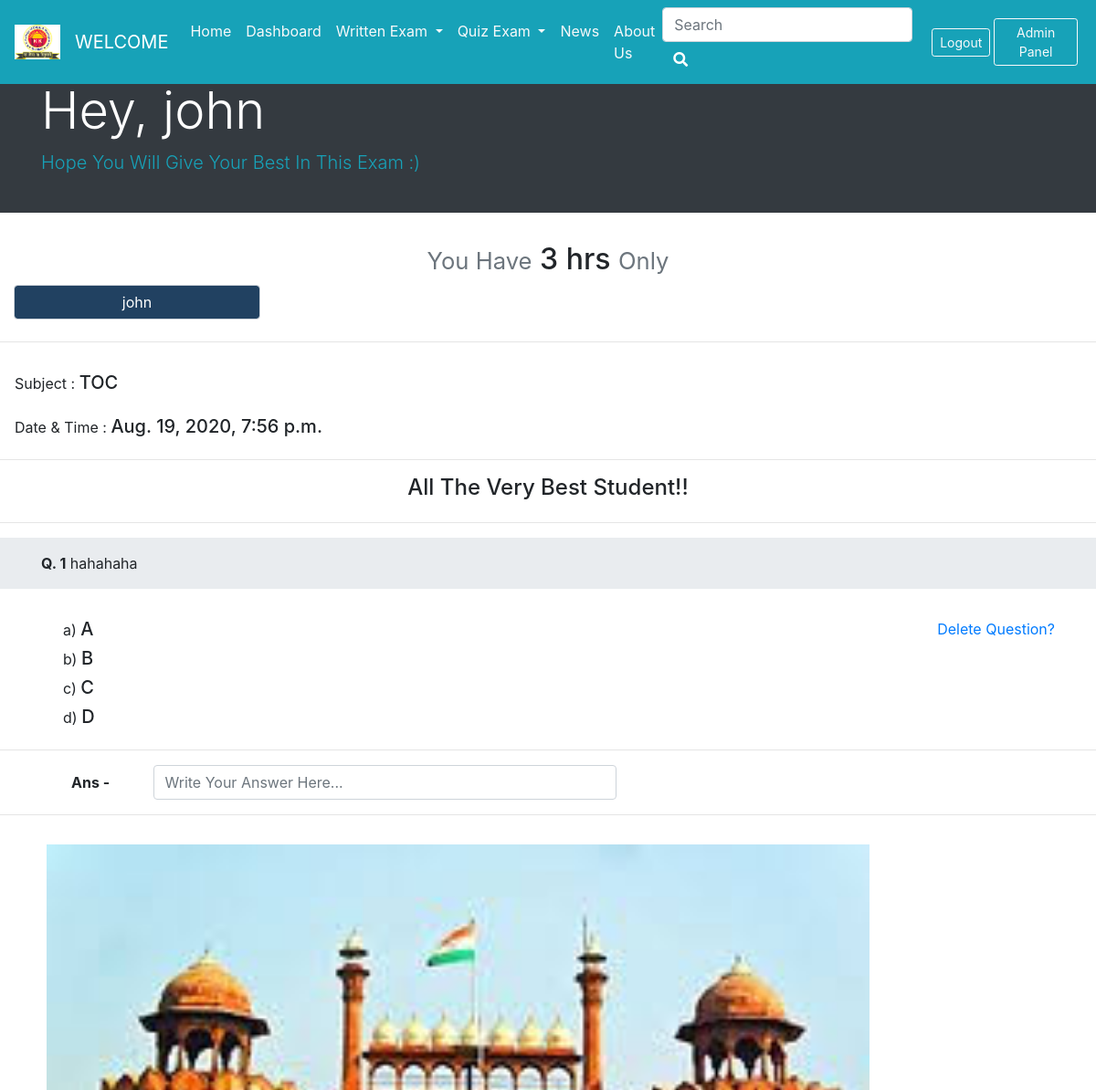
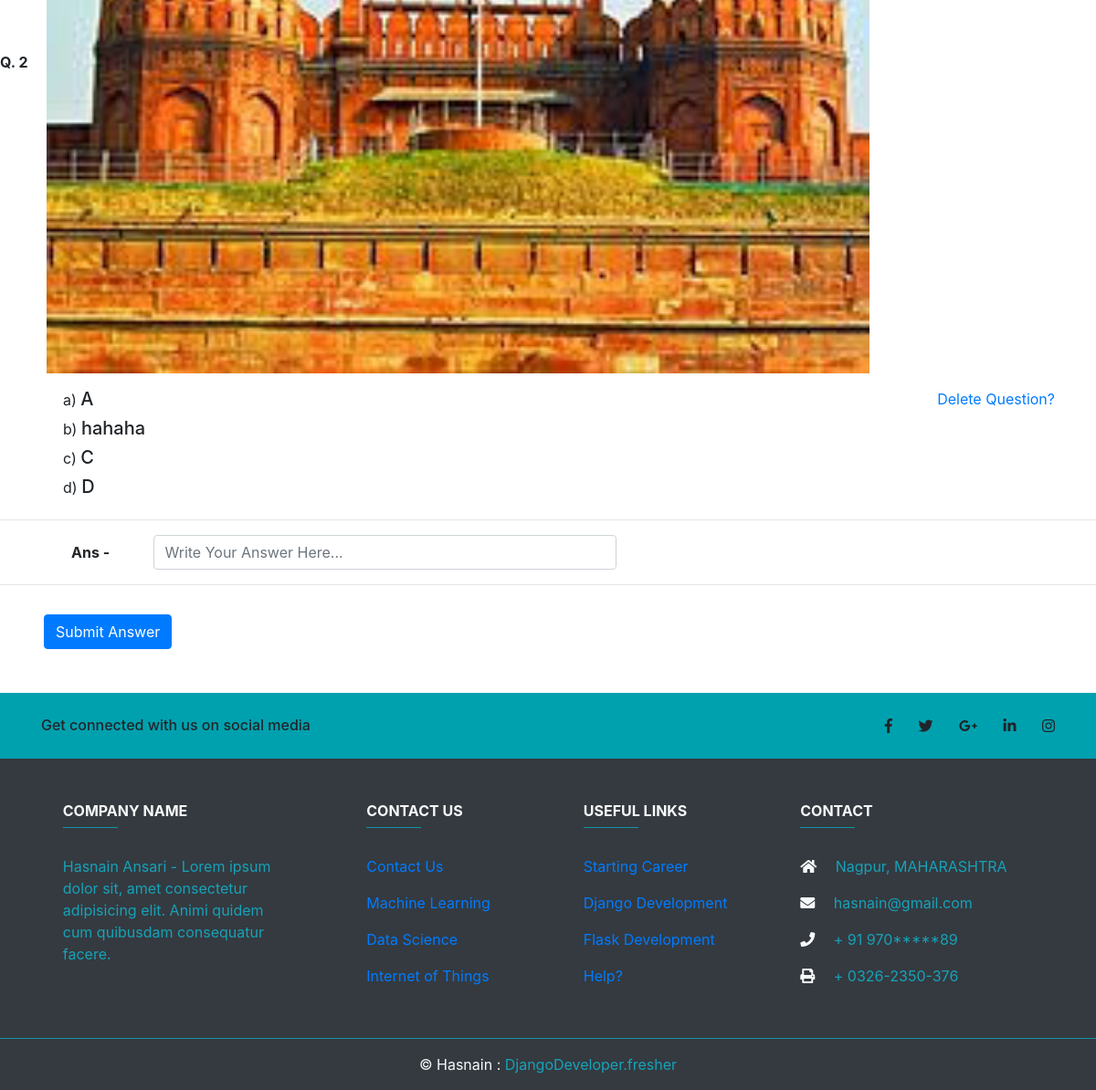
The app's page /student (signed in) with its own data (2 pictures, top to bottom).
### exam_news/models.py (models this page shows, shortened)
class Teacher(models.Model):
    timeslot = models.CharField(max_length= 150)
    subject = models.CharField(max_length= 150)
    bestwish = models.CharField(default=None,max_length= 350, blank = True, null=True )
    warningmessage = models.CharField(default=None,max_length= 550, blank = True, null=True )
    date = models.DateTimeField(default=datetime.now())

class TecherData(models.Model):
    writtenquestion = models.CharField(default='',max_length= 330, blank = True, null=True )
    imagequestion = models.ImageField(upload_to="pics", default = '', blank = True, null=True )
    option1 = models.CharField(default='A',max_length= 150)
    option2 = models.CharField(default='B',max_length= 150)
    option3 = models.CharField(default='C',max_length= 150)
    option4 = models.CharField(default='D',max_length= 150)

### exam_news/views.py (the view)
# urls.py: path('student', views.student , name = 'student'),
def student(request,post_id=None):
    stname = request.GET.get('stdntname')
    if request.method == 'POST':
        st=request.POST.getlist('examsubmit')  # returns a list of values after getting from input with same name...
        result = Stud(answer=st)
        result.save()
        messages.success(request, 'Thank You! Your Response Have Been Recorded.')
        return redirect("dashboard")
    teach = Teacher.objects.all().last()
    teachQ = TecherData.objects.all()  # [::-1] for showing in reverse order
    return render(request, 'student.html', {'teach':teach, 'teachQ':teachQ})

### templates/student.html (shortened to what this page needs)
{% extends 'base.html' %}
{% block content %}
{% if user.is_authenticated %}
<div class="container-fluid pb-0 pt-5 mt-3 ">
</div>
<div class="container-fluid m-0 p-0">
  <div class="jumbotron jumbotron-fluid pt-4 pb-4 bg-dark">
    <div class="container">
      <h1 class="display-4 text-white">Hey, {{user.username}}</h1>
      <p class="lead text-info">Hope You Will Give Your Best In This Exam :)</p>
    </div>
  </div>
</div>
<h3 class="h2 text-center">
  <small class="text-muted">You Have</small>
  {{teach.timeslot}}
  <small class="text-muted">Only</small>
</h3>
<div class="col-sm-3">
      <input type="name" style = "background-color:#214161" name = "stdntname" readonly value = "{{user.username}}" class="form-control text-white text-center" id="name">
    </div>
<hr class="mt-4">
<h5 class=" p-3">
  <small>Subject : </small>
  {{teach.subject}}
</h5>
<h5 class=" pl-3">
  <small>Date & Time : </small>
  {{teach.date}}
</h5>
<hr class="mt-4">
{% if teach.bestwish %}
<h1 class="text-center">{{teach.bestwish}}</h1>
{% else %}
<h4 class="text-center"> All The Very Best Student!!</h4>
{% endif %}
<hr class="mt-4">
{% for techr in teachQ %}
{% if techr.writtenquestion %}
<div class="jumbotron jumbotron-fluid pt-3 pb-3">
  <div class="container">
    <b>Q. {{forloop.counter}}</b> {{techr.writtenquestion}}
  </div>
</div>
{% elif techr.imagequestion %}
<b>Q. {{forloop.counter}}</b>
<a href={{techr.imagequestion.url}}>
  <img src="{{techr.imagequestion.url}}" class="img-fluid p-3" style="width:933px; height: auto;"
    alt="{{techr.imagequestion.url}}">
</a>
{% endif %}
<div class="container">
  <div class="row">
    <div class="col-7">
      <h5 class="h5 ml-4">
        <small>a) </small>
        {{techr.option1}}
      </h5>
      <h5 class="h5 ml-4">
        <small>b) </small>
        {{techr.option2}}
      </h5>
      <h5 class="h5 ml-4">
        <small>c) </small>
        {{techr.option3}}
      </h5>
      <h5 class="h5 ml-4">
        <small>d) </small>
        {{techr.option4}}
      </h5>
    </div>
    {% if user.is_staff %}
    <div class="col">
      <a href="{% url 'delete_question' techr.id %}">
        <p class="text-right ">Delete Question?</p>
      </a>
    </div>
    {% endif %}
  </div>
</div>
<hr>
<div class="container pl-5 pr-5">
  <form action="student" method="post">
    <div class="form-group row">
      <label class="col-sm-1 col-form-label"><b>Ans -</b></label>
      <div class="col-sm-6">
        <input type="name" name="examsubmit" placeholder="Write Your Answer Here..." class="form-control" id="name">
      </div>
    </div>
</div>
<hr>
{% endfor %}
<button type="button" class="btn btn-primary ml-5 mb-5 mt-3" data-toggle="modal" data-target="#exampleModal">
  Submit Answer
</button>
{% endif %}
{% endblock %}

### records on screen
Teacher: timeslot "3 hrs", subject "TOC", date "Aug. 19, 2020, 7:56 p.m."
TecherData: writtenquestion "hahahaha", option1 "A", option2 "B", option3 "C", option4 "D"
TecherData: imagequestion (picture), option1 "A", option2 "hahaha", option3 "C", option4 "D"

### other values on screen
{{ user.username }} "john"
